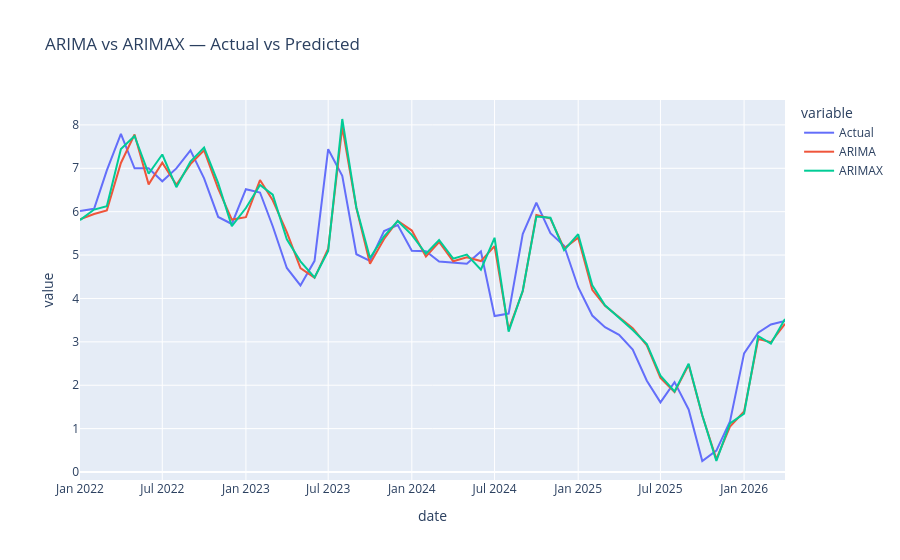

Notebook cell for this chart:
### Code cell
# ARIMA vs ARIMAX — Actual vs Predicted plot
results_x = pd.DataFrame({
    'Actual': arima_validator.actuals.values,
    'ARIMA': arima_validator.predictions.values,
    'ARIMAX': arimax_validator.predictions.values
}, index=arima_validator.actuals.index)

fig = px.line(results_x, title='ARIMA vs ARIMAX — Actual vs Predicted')
fig.show()
